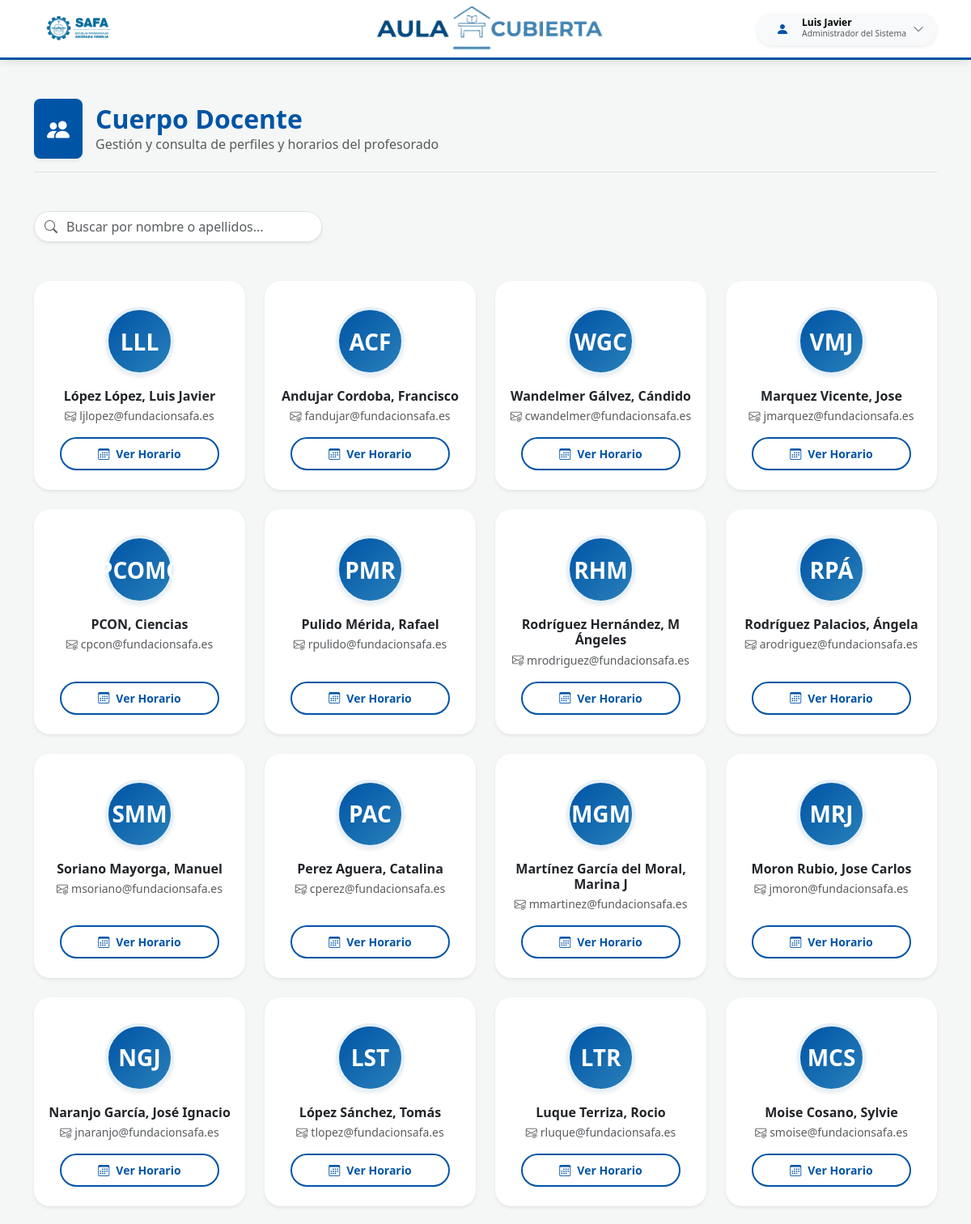
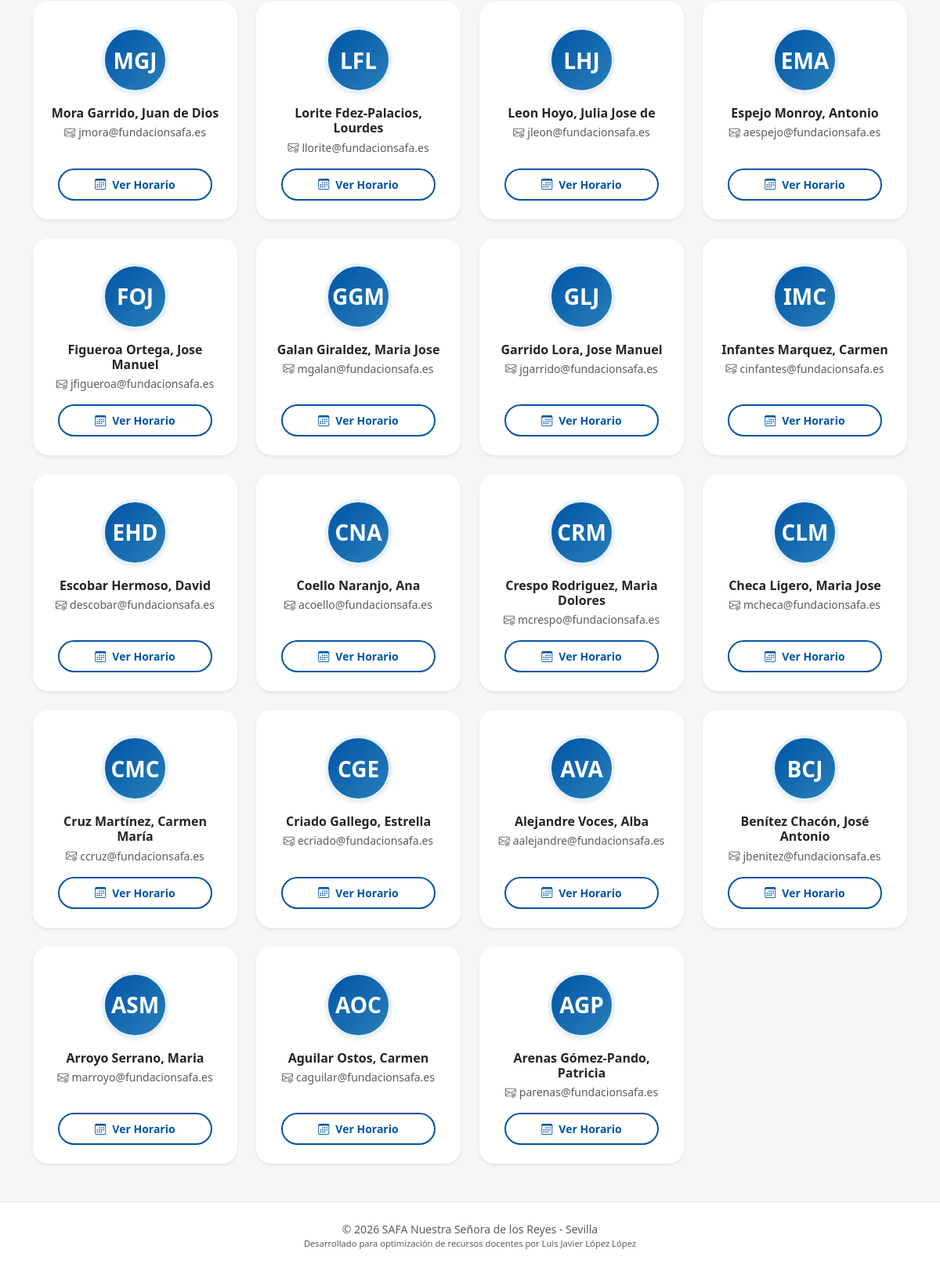
The app's page /profesores/ (signed in) with its own data (2 pictures, top to bottom).
### safa_guardias/models.py (models this page shows, shortened)
class CentroSaaSModel(models.Model):
    centro = models.ForeignKey(
        'CentroEscolar',
        on_delete=models.CASCADE,
        null=True, # Lo dejamos nullable por ahora para que no te dé error al hacer makemigrations con datos existentes
        blank=True
    )
    class Meta:
        abstract = True

class Profesor(CentroSaaSModel):
    ROLES_CHOICES = [
        ('ADMIN', 'Administrador del Sistema'),
        ('DIRECCION', 'Dirección'),
        ('JEFATURA', 'Jefatura de Estudios'),
        ('PROFESOR', 'Profesorado'),
    ]
    nombre = models.CharField(max_length=100)
    apellidos = models.CharField(max_length=150)
    abreviatura = models.CharField(max_length=10)
    email = models.EmailField(blank=True, null=True)
    usuario = models.OneToOneField(User, on_delete=models.SET_NULL, null=True, blank=True, related_name='perfil_profesor')
    rol = models.CharField(max_length=20, choices=ROLES_CHOICES, default='PROFESOR')
    centro = models.ForeignKey(CentroEscolar, on_delete=models.CASCADE, related_name='profesores', null=True, blank=True)

### safa_guardias/views.py (the view)
# urls.py: path("profesores/", views.ver_profesores, name="mostrar_profesores"),
@login_required
def ver_profesores(request):
    centro = obtener_centro_usuario(request)
    profesores = Profesor.objects.filter(centro=centro)
    return render(request, "profesores.html", {"lista_profesores": profesores})

### safa_guardias/context_processors.py (called while the page is built)
def selector_centros_global(request):
    es_admin = request.user.is_authenticated and (
            request.user.is_superuser or
            (hasattr(request.user, 'perfil_profesor') and request.user.perfil_profesor.rol == 'ADMIN')
    )
    if es_admin:
        return {
            'lista_centros_admin': CentroEscolar.objects.all().order_by('nombre'),
            'centro_activo_admin': obtener_centro_usuario(request)
        }
    return {}

### safa_guardias/utils.py (called while the page is built)
def obtener_centro_usuario(request):
    es_admin = request.user.is_superuser or (
            hasattr(request.user, 'perfil_profesor') and request.user.perfil_profesor.rol == 'ADMIN'
    )
    if es_admin:
        centro_id_sesion = request.session.get('centro_activo_id')
        if centro_id_sesion:
            return CentroEscolar.objects.filter(id=centro_id_sesion).first()
    try:
        return request.user.perfil_profesor.centro
    except AttributeError:
        return None

### templates/profesores.html (shortened to what this page needs)
{% extends 'base.html' %}
{% load static %}
{% block body %}
<div class="container py-5">
    <div class="d-flex align-items-center mb-5 border-bottom pb-3">
        <div class="bg-primary text-white rounded-3 p-3 me-3 shadow-sm" style="background-color: var(--safa-blue) !important;">
            <i class="bi bi-people-fill fs-3"></i>
        </div>
        <div>
            <h2 class="fw-bold mb-0" style="color: var(--safa-blue);">Cuerpo Docente</h2>
            <p class="text-muted mb-0">Gestión y consulta de perfiles y horarios del profesorado </p>
        </div>
    </div>
    <div class="row mb-5">
        <div class="col-md-5 col-lg-4">
            <div class="input-group shadow-sm border rounded-pill overflow-hidden bg-white">
                <span class="input-group-text bg-white border-0"><i class="bi bi-search text-muted"></i></span>
                <input type="text" id="profesor-search" class="form-control border-0 ps-0 shadow-none" placeholder="Buscar por nombre o apellidos...">
            </div>
        </div>
    </div>
    <div id="profesores-grid" class="row row-cols-1 row-cols-sm-2 row-cols-md-3 row-cols-lg-4 g-4">
        {% for p in lista_profesores %}
            <div class="col profesor-item" data-search="{{ p.nombre|lower }} {{ p.apellidos|lower }}">
                <div class="card h-100 border-0 shadow-sm card-profesor text-center p-3">
                    <div class="mx-auto mt-3 mb-3">
                        <div class="avatar-circle shadow-sm">
                            <span class="fs-3 fw-bold text-white">
                                {{ p.abreviatura }}
                            </span>
                        </div>
                    </div>
                    <div class="card-body p-0">
                        <h6 class="fw-bold mb-1 text-dark">{{ p.apellidos }}, {{ p.nombre }}</h6>
                        <p class="text-muted small mb-3">
                            <i class="bi bi-envelope-at me-1"></i>{{ p.email|default:"Sin correo" }}
                        </p>
                    </div>
                    <div class="card-footer bg-transparent border-0 pt-0">
                        <a href="{% url 'visor_horarios' %}?profesor={{ p.id }}" class="btn btn-outline-safa btn-sm w-100 rounded-pill fw-bold py-2">
                            <i class="bi bi-calendar3 me-2"></i>Ver Horario
                        </a>
                    </div>
                </div>
            </div>
        {% empty %}
            <div class="col-12 text-center py-5">
                <i class="bi bi-person-exclamation fs-1 text-muted"></i>
                <p class="mt-3 text-muted">No hay profesores cargados en la base de datos.</p>
            </div>
        {% endfor %}
    </div>
</div>
{% endblock %}

### templates/barra_navegacion.html (shortened to what this page needs)
{% load static %}
<nav class="navbar navbar-expand-lg navbar-light sticky-top py-2">
    <div class="container">
        <a class="navbar-brand" href="{% url 'index' %}">
            <img src="{% static 'images/logo_safa.png' %}" alt="Logo SAFA" style="height: 45px; width: auto;">
        </a>
        <div class="navbar-title-center d-none d-md-block">
            <a href="{% url 'index' %}">
                <img src="{% static 'images/logo.png' %}" alt="Logo App" style="height: 80px; width: auto;">
            </a>
        </div>
        <div class="ms-auto d-flex align-items-center">
            {% if user.is_authenticated %}
                <div class="dropdown">
                    <button class="btn btn-light border-0 d-flex align-items-center gap-2 rounded-pill px-3 py-1 shadow-sm"
                            type="button" id="userMenu" data-bs-toggle="dropdown" aria-expanded="false" data-bs-auto-close="outside">
                        <div class="icon-safa text-white rounded-circle d-flex align-items-center justify-content-center"
                             style="width: 32px; height: 32px;">
                            <i class="bi bi-person-fill"></i>
                        </div>
                        <div class="text-start d-none d-sm-block">
                            <div class="fw-bold" style="font-size: 0.75rem; line-height: 1;">{{ user.perfil_profesor.nombre }}</div>
                            <div class="text-muted" style="font-size: 0.65rem;">{{ user.perfil_profesor.get_rol_display }}</div>
                        </div>
                        <i class="bi bi-chevron-down small text-muted"></i>
                    </button>
                </div>
            {% else %}
                <a href="{% url 'login' %}" class="btn btn-safa btn-sm rounded-pill px-4">
                    <i class="bi bi-person-circle me-1"></i> Acceder
                </a>
            {% endif %}
        </div>
    </div>
</nav>

### static/css/global.css (style rules this page uses)
:root { --safa-blue: #0054a6; --safa-light-blue: #e6f0f9; --safa-accent: #f39c12; --safa-success: #28a745; --safa-warning: #ffc107; --safa-danger: #dc3545; --bs-primary: var(--safa-blue); --bs-primary-rgb: 0, 84, 166; --bs-primary-border-subtle: var(--safa-light-blue); }
body { background-color: #f4f7f6; font-family: 'Segoe UI', Roboto, sans-serif; }
.navbar { background-color: white !important; border-bottom: 3px solid var(--safa-blue); box-shadow: 0 2px 10px rgba(0, 0, 0, 0.1); }
.navbar-title-center { font-family: 'Montserrat', sans-serif; font-size: 1.8rem; letter-spacing: -0.5px; color: var(--safa-blue); position: absolute; left: 50%; transform: translateX(-50%); white-space: nowrap; margin: 0; }
.navbar > .container { position: relative; display: flex; justify-content: space-between; align-items: center; }
.icon-safa { color: var(--safa-blue) !important; }
a { color: var(--safa-blue); }

### templates/profesores.html (style rules this page uses)
.card-profesor { transition: all 0.3s cubic-bezier(0.4, 0, 0.2, 1); border-radius: 1.25rem; background-color: #ffffff; }
.avatar-circle { width: 85px; height: 85px; background: linear-gradient(135deg, var(--safa-blue), #2980b9); border-radius: 50%; display: flex; align-items: center; justify-content: center; border: 4px solid var(--safa-light-blue); text-transform: uppercase; }
.btn-outline-safa { color: var(--safa-blue); border: 2px solid var(--safa-blue); transition: all 0.3s; }

### records on screen
Profesor: abreviatura "LLL", apellidos "López López", nombre "Luis Javier", email "ljlopez@fundacionsafa.es"
Profesor: abreviatura "ACF", apellidos "Andujar Cordoba", nombre "Francisco", email "fandujar@fundacionsafa.es"
Profesor: abreviatura "WGC", apellidos "Wandelmer Gálvez", nombre "Cándido", email "cwandelmer@fundacionsafa.es"
Profesor: abreviatura "VMJ", apellidos "Marquez Vicente", nombre "Jose", email "jmarquez@fundacionsafa.es"
Profesor: abreviatura "PCOMC", apellidos "PCON", nombre "Ciencias", email "cpcon@fundacionsafa.es"
Profesor: abreviatura "PMR", apellidos "Pulido Mérida", nombre "Rafael", email "rpulido@fundacionsafa.es"
Profesor: abreviatura "RHM", apellidos "Rodríguez Hernández", nombre "M Ángeles", email "mrodriguez@fundacionsafa.es"
Profesor: abreviatura "RPÁ", apellidos "Rodríguez Palacios", nombre "Ángela", email "arodriguez@fundacionsafa.es"
Profesor: abreviatura "SMM", apellidos "Soriano Mayorga", nombre "Manuel", email "msoriano@fundacionsafa.es"
Profesor: abreviatura "PAC", apellidos "Perez Aguera", nombre "Catalina", email "cperez@fundacionsafa.es"
Profesor: abreviatura "MGM", apellidos "Martínez García del Moral", nombre "Marina J", email "mmartinez@fundacionsafa.es"
Profesor: abreviatura "MRJ", apellidos "Moron Rubio", nombre "Jose Carlos", email "jmoron@fundacionsafa.es"
Profesor: abreviatura "NGJ", apellidos "Naranjo García", nombre "José Ignacio", email "jnaranjo@fundacionsafa.es"
Profesor: abreviatura "LST", apellidos "López Sánchez", nombre "Tomás", email "tlopez@fundacionsafa.es"
Profesor: abreviatura "LTR", apellidos "Luque Terriza", nombre "Rocio", email "rluque@fundacionsafa.es"
Profesor: abreviatura "MCS", apellidos "Moise Cosano", nombre "Sylvie", email "smoise@fundacionsafa.es"
Profesor: abreviatura "MGJ", apellidos "Mora Garrido", nombre "Juan de Dios", email "jmora@fundacionsafa.es"
Profesor: abreviatura "LFL", apellidos "Lorite Fdez-Palacios", nombre "Lourdes", email "llorite@fundacionsafa.es"
Profesor: abreviatura "LHJ", apellidos "Leon Hoyo", nombre "Julia Jose de", email "jleon@fundacionsafa.es"
Profesor: abreviatura "EMA", apellidos "Espejo Monroy", nombre "Antonio", email "aespejo@fundacionsafa.es"
Profesor: abreviatura "FOJ", apellidos "Figueroa Ortega", nombre "Jose Manuel", email "jfigueroa@fundacionsafa.es"
Profesor: abreviatura "GGM", apellidos "Galan Giraldez", nombre "Maria Jose", email "mgalan@fundacionsafa.es"
Profesor: abreviatura "GLJ", apellidos "Garrido Lora", nombre "Jose Manuel", email "jgarrido@fundacionsafa.es"
Profesor: abreviatura "IMC", apellidos "Infantes Marquez", nombre "Carmen", email "cinfantes@fundacionsafa.es"
Profesor: abreviatura "EHD", apellidos "Escobar Hermoso", nombre "David", email "descobar@fundacionsafa.es"
Profesor: abreviatura "CNA", apellidos "Coello Naranjo", nombre "Ana", email "acoello@fundacionsafa.es"
Profesor: abreviatura "CRM", apellidos "Crespo Rodriguez", nombre "Maria Dolores", email "mcrespo@fundacionsafa.es"
Profesor: abreviatura "CLM", apellidos "Checa Ligero", nombre "Maria Jose", email "mcheca@fundacionsafa.es"
Profesor: abreviatura "CMC", apellidos "Cruz Martínez", nombre "Carmen María", email "ccruz@fundacionsafa.es"
Profesor: abreviatura "CGE", apellidos "Criado Gallego", nombre "Estrella", email "ecriado@fundacionsafa.es"
Profesor: abreviatura "AVA", apellidos "Alejandre Voces", nombre "Alba", email "aalejandre@fundacionsafa.es"
Profesor: abreviatura "BCJ", apellidos "Benítez Chacón", nombre "José Antonio", email "jbenitez@fundacionsafa.es"
Profesor: abreviatura "ASM", apellidos "Arroyo Serrano", nombre "Maria", email "marroyo@fundacionsafa.es"
Profesor: abreviatura "AOC", apellidos "Aguilar Ostos", nombre "Carmen", email "caguilar@fundacionsafa.es"
Profesor: abreviatura "AGP", apellidos "Arenas Gómez-Pando", nombre "Patricia", email "parenas@fundacionsafa.es"

### other values on screen
{{ user.perfil_profesor.nombre }} "Luis Javier"
{{ user.perfil_profesor.get_rol_display }} "Administrador del Sistema"
